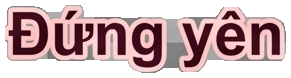
#> input picture scripts/extracted_new/pig_0.png, 291 x 78 px
$ python mask_circle.py extracted_new/pig_0.png extracted_new/pig_1.png
#> lines starting #> are read from the running program, lines starting #| are printed output that depends on the picture
import sys
from PIL import Image, ImageDraw

def process(input_path, output_path):
#> called with input_path = 'extracted_new/pig_0.png', output_path = 'extracted_new/pig_1.png'
    img = Image.open(input_path).convert("RGBA")
#> img is the input picture: PIL image 291x78 RGBA; mean R, G, B, A 159.1, 134.1, 136.8, 155.1
    w, h = img.size
#> w = 291; h = 78

    # Create a mask
    mask = Image.new('L', (w, h), 0)
#> mask: PIL image 291x78 L; every value is 0
    draw = ImageDraw.Draw(mask)

    # We need to find the bounds of the circle.
    # We can scan from the outside to find the first non-white pixel.
    # But usually the logo generated by DALL-E has a little margin.
    # Let's find the first non-white pixel from the left, right, top, bottom.
    left, right, top, bottom = w, 0, h, 0
#> left = 291; right = 0; top = 78; bottom = 0
    pixels = img.load()

    for y in range(h):
        for x in range(w):
            r, g, b, a = pixels[x, y]
            if not (r > 240 and g > 240 and b > 240):
                if x < left: left = x
                if x > right: right = x
                if y < top: top = y
                if y > bottom: bottom = y
#> after the loop, bottom = 77; left = 0; right = 290; top = 0

    # Now we have the bounding box. The circle is inside it.
    # Add a small padding if necessary, but usually the bounding box IS the circle.
    bbox = [left, top, right, bottom]
#> bbox = [0, 0, 290, 77]

    # Draw a smooth circle in the mask
    draw.ellipse(bbox, fill=255)

    # Apply the mask to a new image
    out = Image.new("RGBA", (w, h))
#> out: PIL image 291x78 RGBA; every value is 0
    out.paste(img, (0, 0), mask=mask)
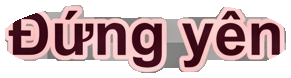
#> out: PIL image 291x78 RGBA; mean R, G, B, A 125.9, 102, 104.6, 147.8; transparent parts drawn white

    # Crop to bounding box
    out = out.crop(bbox)
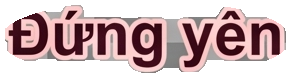
#> out: PIL image 290x77 RGBA; mean R, G, B, A 127.7, 103.3, 106, 150.3; transparent parts drawn white

    out.save(output_path)
    print(f"Saved transparent logo to {output_path}")

if __name__ == '__main__':
    process(sys.argv[1], sys.argv[2])

$ run again, on scripts/extracted_new/pig_10.png
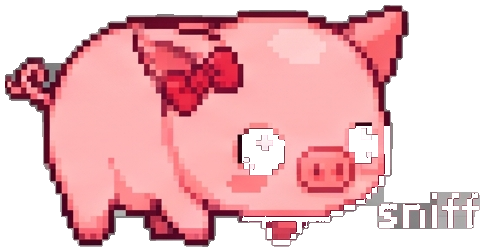
#> input picture scripts/extracted_new/pig_10.png, 485 x 252 px
#> in process, img is the input picture: PIL image 485x252 RGBA; mean R, G, B, A 187.4, 135.6, 140, 151.9
#> mask: PIL image 485x252 L; every value is 0
#> after the loop in process, `for y in range(h):`: bottom = 251; left = 0; right = 484; top = 0
#> bbox = [0, 0, 484, 251]
#> in process, `out.paste(img, (0, 0), mask=mask)`:
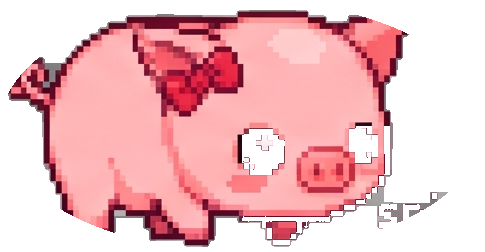
#> out: PIL image 485x252 RGBA; mean R, G, B, A 155.8, 105.7, 109.9, 144.7; transparent parts drawn white
#> in process, `out = out.crop(bbox)`:
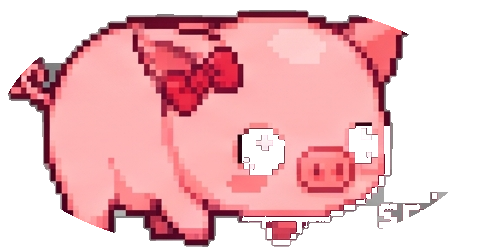
#> out: PIL image 484x251 RGBA; mean R, G, B, A 156.7, 106.3, 110.5, 145.6; transparent parts drawn white

$ run again, on scripts/extracted_new/pig_11.png
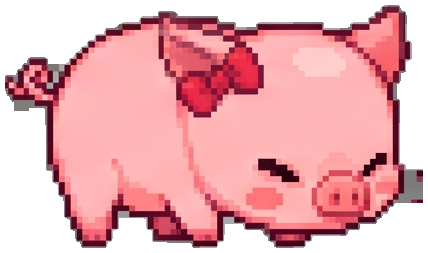
#> input picture scripts/extracted_new/pig_11.png, 428 x 253 px
#> in process, img is the input picture: PIL image 428x253 RGBA; mean R, G, B, A 200.4, 140, 145.2, 179.6
#> mask: PIL image 428x253 L; every value is 0
#> after the loop in process, `for y in range(h):`: bottom = 252; left = 0; right = 427; top = 0
#> bbox = [0, 0, 427, 252]
#> in process, `out.paste(img, (0, 0), mask=mask)`:
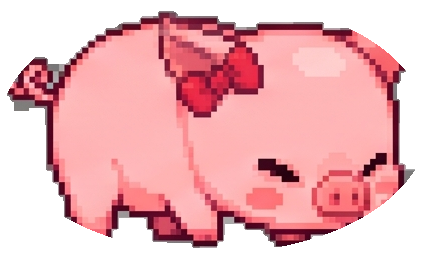
#> out: PIL image 428x253 RGBA; mean R, G, B, A 168.1, 110.7, 115.4, 169.6; transparent parts drawn white
#> in process, `out = out.crop(bbox)`:
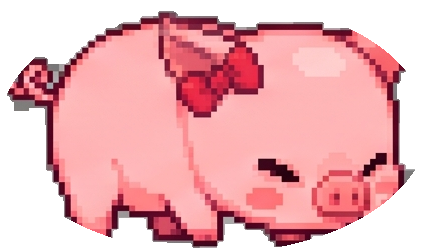
#> out: PIL image 427x252 RGBA; mean R, G, B, A 169, 111.3, 116, 170.7; transparent parts drawn white

$ run again, on scripts/extracted_new/pig_12.png
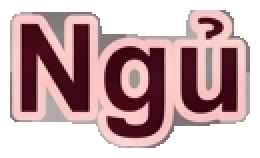
#> input picture scripts/extracted_new/pig_12.png, 130 x 79 px (shown 2 times larger)
#> in process, img is the input picture: PIL image 130x79 RGBA; mean R, G, B, A 158.7, 129.6, 132.2, 160.6
#> mask: PIL image 130x79 L; every value is 0
#> after the loop in process, `for y in range(h):`: bottom = 78; left = 0; right = 129; top = 0
#> bbox = [0, 0, 129, 78]
#> in process, `out.paste(img, (0, 0), mask=mask)`:
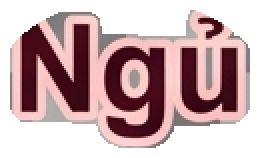
#> out: PIL image 130x79 RGBA (shown 2 times larger); mean R, G, B, A 125.7, 97.7, 100.4, 153.5; transparent parts drawn white
#> in process, `out = out.crop(bbox)`:
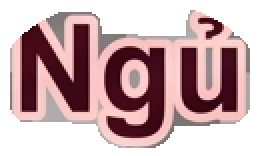
#> out: PIL image 129x78 RGBA (shown 2 times larger); mean R, G, B, A 127.8, 99.3, 102, 156.6; transparent parts drawn white
